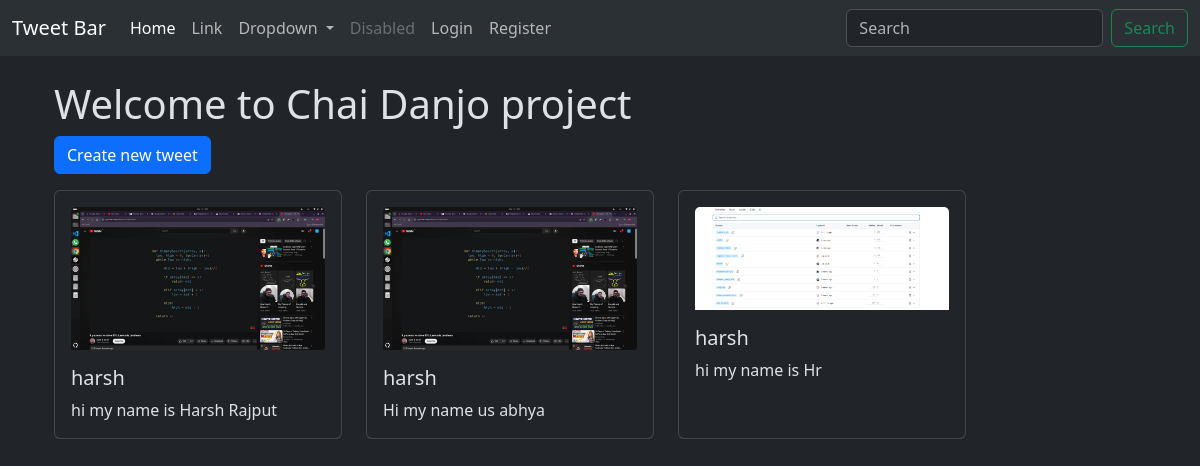
Screenshot of /tweet/ with the database file from the repository.
### tweet/models.py (models this page shows, shortened)
class Tweet(models.Model):
        user = models.ForeignKey(User,on_delete=models.CASCADE)
        text = models.TextField(max_length=230)
        photo = models.ImageField(upload_to='photos/',blank=True,null=True)
        created_at = models.DateField(auto_now_add=True)
        updated_at = models.DateField(auto_now=True)

### tweet/views.py (the view)
# urls.py: path('',views.tweet_list,name="tweet_list"),
def tweet_list(request):
    tweets =  Tweet.objects.order_by('-created_at')
    return render(request,'tweet_list.html',{"tweets":tweets,'user':request.user})

### tweet/templates/tweet_list.html (shortened to what this page needs)
{% extends "website/index.html" %}
{% block content %}
   <div class="container mt-4">
     <h1 class="ml-3">Welcome to Chai Danjo project</h1>
     <a class="btn btn-primary mb-3" href="{% url 'tweet_create' %}" role="button">Create new tweet</a>
     <div class="d-flex flex-wrap gap-4">
          {% for tweet in tweets %}
          <div class="card" style="width: 18rem;">
               <div class="card-body">
                    {% if tweet.photo %}
               <img src="{{ tweet.photo.url }}" class="card-img-top mb-3" alt="Tweet photo">
               {% endif %}
                 <h5 class="card-title">{{ tweet.user.username }}</h5>
                 <p class="card-text">{{ tweet.text }}</p>
               </div>
             </div>
          {% endfor %}
     </div>
   </div>
{% endblock %}

### rows the page displays
Tweet: photo (picture), user.username "harsh", text "hi my name is Harsh Rajput"
Tweet: photo (picture), user.username "harsh", text "Hi my name us abhya"
Tweet: photo (picture), user.username "harsh", text "hi my name is Hr"
